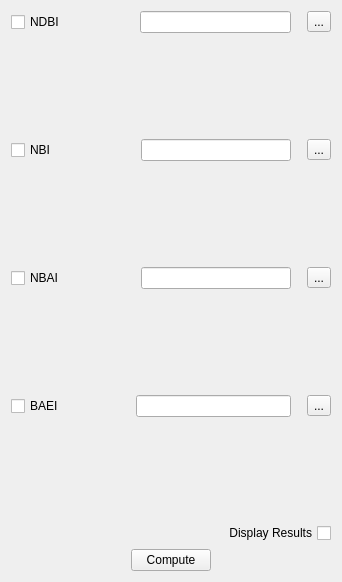
         <widget class="QWidget" name="tab_6">
          <attribute name="title">
           <string>Building</string>
          </attribute>
          <layout class="QGridLayout" name="gridLayout_32">
           <item row="0" column="0">
            <layout class="QGridLayout" name="gridLayout_31">
             <item row="0" column="0">
              <layout class="QHBoxLayout" name="horizontalLayout_40">
               <item>
                <widget class="QCheckBox" name="checkBox_NDBI">
                 <property name="text">
                  <string>NDBI</string>
                 </property>
                </widget>
               </item>
               <item>
                <widget class="QPushButton" name="pushButton_12">
                 <property name="toolTip">
                  <string>&lt;!DOCTYPE HTML PUBLIC &quot;-//W3C//DTD HTML 4.0//EN&quot; &quot;http://www.w3.org/TR/REC-html40/strict.dtd&quot;&gt;
&lt;html&gt;&lt;head&gt;&lt;meta name=&quot;qrichtext&quot; content=&quot;1&quot; /&gt;&lt;style type=&quot;text/css&quot;&gt;
p, li { white-space: pre-wrap; }
&lt;/style&gt;&lt;/head&gt;&lt;body style=&quot; font-family:'MS Shell Dlg 2'; font-size:8pt; font-weight:400; font-style:normal;&quot;&gt;
&lt;p style=&quot; margin-top:0px; margin-bottom:0px; margin-left:0px; margin-right:0px; -qt-block-indent:0; text-indent:0px;&quot;&gt;&lt;span style=&quot; font-family:'Consolas','Courier New','monospace'; font-size:10pt; color:#000000;&quot;&gt;-----------------------&lt;/span&gt;&lt;/p&gt;
&lt;p style=&quot; margin-top:0px; margin-bottom:0px; margin-left:0px; margin-right:0px; -qt-block-indent:0; text-indent:0px;&quot;&gt;&lt;span style=&quot; font-family:'Consolas','Courier New','monospace'; font-size:10pt; color:#000000;&quot;&gt;(SWIR2-NIR)/(SWIR2+NIR) &lt;/span&gt;&lt;/p&gt;
&lt;p style=&quot; margin-top:0px; margin-bottom:0px; margin-left:0px; margin-right:0px; -qt-block-indent:0; text-indent:0px;&quot;&gt;&lt;span style=&quot; font-family:'Consolas','Courier New','monospace'; font-size:10pt; color:#000000;&quot;&gt;-----------------------&lt;/span&gt;&lt;/p&gt;&lt;/body&gt;&lt;/html&gt;

</string>
                 </property>
                 <property name="text">
                  <string/>
                 </property>
                 <property name="icon">
                  <iconset>
                   <normaloff>info.png</normaloff>info.png</iconset>
                 </property>
                 <property name="flat">
                  <bool>true</bool>
                 </property>
                </widget>
               </item>
               <item>
                <spacer name="horizontalSpacer_41">
                 <property name="orientation">
                  <enum>Qt::Horizontal</enum>
                 </property>
                 <property name="sizeType">
                  <enum>QSizePolicy::Fixed</enum>
                 </property>
                 <property name="sizeHint" stdset="0">
                  <size>
                   <width>23</width>
                   <height>20</height>
                  </size>
                 </property>
                </spacer>
               </item>
               <item>
                <widget class="QLineEdit" name="lineEdit_NDBI"/>
               </item>
               <item>
                <spacer name="horizontalSpacer_42">
                 <property name="orientation">
                  <enum>Qt::Horizontal</enum>
                 </property>
                 <property name="sizeType">
                  <enum>QSizePolicy::Fixed</enum>
                 </property>
                 <property name="sizeHint" stdset="0">
                  <size>
                   <width>10</width>
                   <height>20</height>
                  </size>
                 </property>
                </spacer>
               </item>
               <item>
                <widget class="QToolButton" name="toolButton_NDBI">
                 <property name="text">
                  <string>...</string>
                 </property>
                </widget>
               </item>
              </layout>
             </item>
             <item row="4" column="0">
              <layout class="QHBoxLayout" name="horizontalLayout_49">
               <item>
                <widget class="QCheckBox" name="checkBox_NBAI">
                 <property name="text">
                  <string>NBAI</string>
                 </property>
                </widget>
               </item>
               <item>
                <widget class="QPushButton" name="pushButton_14">
                 <property name="toolTip">
                  <string>&lt;!DOCTYPE HTML PUBLIC &quot;-//W3C//DTD HTML 4.0//EN&quot; &quot;http://www.w3.org/TR/REC-html40/strict.dtd&quot;&gt;
&lt;html&gt;&lt;head&gt;&lt;meta name=&quot;qrichtext&quot; content=&quot;1&quot; /&gt;&lt;style type=&quot;text/css&quot;&gt;
p, li { white-space: pre-wrap; }
&lt;/style&gt;&lt;/head&gt;&lt;body style=&quot; font-family:'MS Shell Dlg 2'; font-size:8pt; font-weight:400; font-style:normal;&quot;&gt;
&lt;p style=&quot; margin-top:0px; margin-bottom:0px; margin-left:0px; margin-right:0px; -qt-block-indent:0; text-indent:0px;&quot;&gt;&lt;span style=&quot; font-family:'Consolas','Courier New','monospace'; font-size:10pt; color:#000000;&quot;&gt;-------------------------------------------&lt;/span&gt;&lt;/p&gt;
&lt;p style=&quot; margin-top:0px; margin-bottom:0px; margin-left:0px; margin-right:0px; -qt-block-indent:0; text-indent:0px;&quot;&gt;&lt;span style=&quot; font-family:'Consolas','Courier New','monospace'; font-size:10pt; color:#000000;&quot;&gt;[(SWIR2-SWIR1)/GREEN]/[(SWIR2+SWIR1)/GREEN] &lt;/span&gt;&lt;/p&gt;
&lt;p style=&quot; margin-top:0px; margin-bottom:0px; margin-left:0px; margin-right:0px; -qt-block-indent:0; text-indent:0px;&quot;&gt;&lt;span style=&quot; font-family:'Consolas','Courier New','monospace'; font-size:10pt; color:#000000;&quot;&gt;-------------------------------------------&lt;/span&gt;&lt;/p&gt;&lt;/body&gt;&lt;/html&gt;
</string>
                 </property>
                 <property name="text">
                  <string/>
                 </property>
                 <property name="icon">
                  <iconset>
                   <normaloff>info.png</normaloff>info.png</iconset>
                 </property>
                 <property name="flat">
                  <bool>true</bool>
                 </property>
                </widget>
               </item>
               <item>
                <spacer name="horizontalSpacer_52">
                 <property name="orientation">
                  <enum>Qt::Horizontal</enum>
                 </property>
                 <property name="sizeType">
                  <enum>QSizePolicy::Fixed</enum>
                 </property>
                 <property name="sizeHint" stdset="0">
                  <size>
                   <width>25</width>
                   <height>20</height>
                  </size>
                 </property>
                </spacer>
               </item>
               <item>
                <widget class="QLineEdit" name="lineEdit_NBAI"/>
               </item>
               <item>
                <spacer name="horizontalSpacer_53">
                 <property name="orientation">
                  <enum>Qt::Horizontal</enum>
                 </property>
                 <property name="sizeType">
                  <enum>QSizePolicy::Fixed</enum>
                 </property>
                 <property name="sizeHint" stdset="0">
                  <size>
                   <width>10</width>
                   <height>20</height>
                  </size>
                 </property>
                </spacer>
               </item>
               <item>
                <widget class="QToolButton" name="toolButton_NBAI">
                 <property name="text">
                  <string>...</string>
                 </property>
                </widget>
               </item>
              </layout>
             </item>
             <item row="7" column="0">
              <spacer name="verticalSpacer_26">
               <property name="orientation">
                <enum>Qt::Vertical</enum>
               </property>
               <property name="sizeType">
                <enum>QSizePolicy::Fixed</enum>
               </property>
               <property name="sizeHint" stdset="0">
                <size>
                 <width>20</width>
                 <height>100</height>
                </size>
               </property>
              </spacer>
             </item>
             <item row="6" column="0">
              <layout class="QHBoxLayout" name="horizontalLayout_47">
               <item>
                <widget class="QCheckBox" name="checkBox_BAEI">
                 <property name="text">
                  <string>BAEI</string>
                 </property>
                </widget>
               </item>
               <item>
                <widget class="QPushButton" name="pushButton_15">
                 <property name="toolTip">
                  <string>&lt;!DOCTYPE HTML PUBLIC &quot;-//W3C//DTD HTML 4.0//EN&quot; &quot;http://www.w3.org/TR/REC-html40/strict.dtd&quot;&gt;
&lt;html&gt;&lt;head&gt;&lt;meta name=&quot;qrichtext&quot; content=&quot;1&quot; /&gt;&lt;style type=&quot;text/css&quot;&gt;
p, li { white-space: pre-wrap; }
&lt;/style&gt;&lt;/head&gt;&lt;body style=&quot; font-family:'MS Shell Dlg 2'; font-size:8pt; font-weight:400; font-style:normal;&quot;&gt;
&lt;p style=&quot; margin-top:0px; margin-bottom:0px; margin-left:0px; margin-right:0px; -qt-block-indent:0; text-indent:0px;&quot;&gt;&lt;span style=&quot; font-family:'Consolas','Courier New','monospace'; font-size:10pt; color:#000000;&quot;&gt;-------------------------&lt;/span&gt;&lt;/p&gt;
&lt;p style=&quot; margin-top:0px; margin-bottom:0px; margin-left:0px; margin-right:0px; -qt-block-indent:0; text-indent:0px;&quot;&gt;&lt;span style=&quot; font-family:'Consolas','Courier New','monospace'; font-size:10pt; color:#000000;&quot;&gt;(RED+0.3)/(GREEN + SWIR1) &lt;/span&gt;&lt;/p&gt;
&lt;p style=&quot; margin-top:0px; margin-bottom:0px; margin-left:0px; margin-right:0px; -qt-block-indent:0; text-indent:0px;&quot;&gt;&lt;span style=&quot; font-family:'Consolas','Courier New','monospace'; font-size:10pt; color:#000000;&quot;&gt;-------------------------&lt;/span&gt;&lt;/p&gt;&lt;/body&gt;&lt;/html&gt;</string>
                 </property>
                 <property name="text">
                  <string/>
                 </property>
                 <property name="icon">
                  <iconset>
                   <normaloff>info.png</normaloff>info.png</iconset>
                 </property>
                 <property name="flat">
                  <bool>true</bool>
                 </property>
                </widget>
               </item>
               <item>
                <spacer name="horizontalSpacer_48">
                 <property name="orientation">
                  <enum>Qt::Horizontal</enum>
                 </property>
                 <property name="sizeType">
                  <enum>QSizePolicy::Fixed</enum>
                 </property>
                 <property name="sizeHint" stdset="0">
                  <size>
                   <width>20</width>
                   <height>20</height>
                  </size>
                 </property>
                </spacer>
               </item>
               <item>
                <widget class="QLineEdit" name="lineEdit_BAEI"/>
               </item>
               <item>
                <spacer name="horizontalSpacer_49">
                 <property name="orientation">
                  <enum>Qt::Horizontal</enum>
                 </property>
                 <property name="sizeType">
                  <enum>QSizePolicy::Fixed</enum>
                 </property>
                 <property name="sizeHint" stdset="0">
                  <size>
                   <width>10</width>
                   <height>20</height>
                  </size>
                 </property>
                </spacer>
               </item>
               <item>
                <widget class="QToolButton" name="toolButton_BAEI">
                 <property name="text">
                  <string>...</string>
                 </property>
                </widget>
               </item>
              </layout>
             </item>
             <item row="9" column="0">
              <layout class="QHBoxLayout" name="horizontalLayout_42">
               <item>
                <spacer name="horizontalSpacer_46">
                 <property name="orientation">
                  <enum>Qt::Horizontal</enum>
                 </property>
                 <property name="sizeType">
                  <enum>QSizePolicy::Fixed</enum>
                 </property>
                 <property name="sizeHint" stdset="0">
                  <size>
                   <width>120</width>
                   <height>20</height>
                  </size>
                 </property>
                </spacer>
               </item>
               <item>
                <widget class="QPushButton" name="pushButton_building">
                 <property name="enabled">
                  <bool>true</bool>
                 </property>
                 <property name="text">
                  <string>Compute</string>
                 </property>
                </widget>
               </item>
               <item>
                <spacer name="horizontalSpacer_47">
                 <property name="orientation">
                  <enum>Qt::Horizontal</enum>
                 </property>
                 <property name="sizeType">
                  <enum>QSizePolicy::Fixed</enum>
                 </property>
                 <property name="sizeHint" stdset="0">
                  <size>
                   <width>120</width>
                   <height>20</height>
                  </size>
                 </property>
                </spacer>
               </item>
              </layout>
             </item>
             <item row="2" column="0">
              <layout class="QHBoxLayout" name="horizontalLayout_48">
               <item>
                <widget class="QCheckBox" name="checkBox_NBI">
                 <property name="text">
                  <string>NBI</string>
                 </property>
                </widget>
               </item>
               <item>
                <widget class="QPushButton" name="pushButton_13">
                 <property name="toolTip">
                  <string>&lt;!DOCTYPE HTML PUBLIC &quot;-//W3C//DTD HTML 4.0//EN&quot; &quot;http://www.w3.org/TR/REC-html40/strict.dtd&quot;&gt;
&lt;html&gt;&lt;head&gt;&lt;meta name=&quot;qrichtext&quot; content=&quot;1&quot; /&gt;&lt;style type=&quot;text/css&quot;&gt;
p, li { white-space: pre-wrap; }
&lt;/style&gt;&lt;/head&gt;&lt;body style=&quot; font-family:'MS Shell Dlg 2'; font-size:8pt; font-weight:400; font-style:normal;&quot;&gt;
&lt;p style=&quot; margin-top:0px; margin-bottom:0px; margin-left:0px; margin-right:0px; -qt-block-indent:0; text-indent:0px;&quot;&gt;&lt;span style=&quot; font-family:'Consolas','Courier New','monospace'; font-size:10pt; color:#000000;&quot;&gt;-----------------&lt;/span&gt;&lt;/p&gt;
&lt;p style=&quot; margin-top:0px; margin-bottom:0px; margin-left:0px; margin-right:0px; -qt-block-indent:0; text-indent:0px;&quot;&gt;&lt;span style=&quot; font-family:'Consolas','Courier New','monospace'; font-size:10pt; color:#000000;&quot;&gt;(SWIR2*RED)/(NIR) &lt;/span&gt;&lt;/p&gt;
&lt;p style=&quot; margin-top:0px; margin-bottom:0px; margin-left:0px; margin-right:0px; -qt-block-indent:0; text-indent:0px;&quot;&gt;&lt;span style=&quot; font-family:'Consolas','Courier New','monospace'; font-size:10pt; color:#000000;&quot;&gt;-----------------&lt;/span&gt;&lt;/p&gt;&lt;/body&gt;&lt;/html&gt;

</string>
                 </property>
                 <property name="text">
                  <string/>
                 </property>
                 <property name="icon">
                  <iconset>
                   <normaloff>info.png</normaloff>info.png</iconset>
                 </property>
                 <property name="flat">
                  <bool>true</bool>
                 </property>
                </widget>
               </item>
               <item>
                <spacer name="horizontalSpacer_50">
                 <property name="orientation">
                  <enum>Qt::Horizontal</enum>
                 </property>
                 <property name="sizeType">
                  <enum>QSizePolicy::Fixed</enum>
                 </property>
                 <property name="sizeHint" stdset="0">
                  <size>
                   <width>33</width>
                   <height>20</height>
                  </size>
                 </property>
                </spacer>
               </item>
               <item>
                <widget class="QLineEdit" name="lineEdit_NBI"/>
               </item>
               <item>
                <spacer name="horizontalSpacer_51">
                 <property name="orientation">
                  <enum>Qt::Horizontal</enum>
                 </property>
                 <property name="sizeType">
                  <enum>QSizePolicy::Fixed</enum>
                 </property>
                 <property name="sizeHint" stdset="0">
                  <size>
                   <width>10</width>
                   <height>20</height>
                  </size>
                 </property>
                </spacer>
               </item>
               <item>
                <widget class="QToolButton" name="toolButton_NBI">
                 <property name="text">
                  <string>...</string>
                 </property>
                </widget>
               </item>
              </layout>
             </item>
             <item row="8" column="0">
              <layout class="QHBoxLayout" name="horizontalLayout_50">
               <item>
                <spacer name="horizontalSpacer_54">
                 <property name="orientation">
                  <enum>Qt::Horizontal</enum>
                 </property>
                 <property name="sizeHint" stdset="0">
                  <size>
                   <width>60</width>
                   <height>20</height>
                  </size>
                 </property>
                </spacer>
               </item>
               <item alignment="Qt::AlignRight">
                <widget class="QCheckBox" name="checkBox_building">
                 <property name="layoutDirection">
                  <enum>Qt::RightToLeft</enum>
                 </property>
                 <property name="text">
                  <string>Display Results</string>
                 </property>
                </widget>
               </item>
              </layout>
             </item>
             <item row="1" column="0">
              <spacer name="verticalSpacer_24">
               <property name="orientation">
                <enum>Qt::Vertical</enum>
               </property>
               <property name="sizeType">
                <enum>QSizePolicy::Fixed</enum>
               </property>
               <property name="sizeHint" stdset="0">
                <size>
                 <width>20</width>
                 <height>100</height>
                </size>
               </property>
              </spacer>
             </item>
             <item row="5" column="0">
              <spacer name="verticalSpacer_23">
               <property name="orientation">
                <enum>Qt::Vertical</enum>
               </property>
               <property name="sizeType">
                <enum>QSizePolicy::Fixed</enum>
               </property>
               <property name="sizeHint" stdset="0">
                <size>
                 <width>20</width>
                 <height>100</height>
                </size>
               </property>
              </spacer>
             </item>
             <item row="3" column="0">
              <spacer name="verticalSpacer_25">
               <property name="orientation">
                <enum>Qt::Vertical</enum>
               </property>
               <property name="sizeType">
                <enum>QSizePolicy::Fixed</enum>
               </property>
               <property name="sizeHint" stdset="0">
                <size>
                 <width>20</width>
                 <height>100</height>
                </size>
               </property>
              </spacer>
             </item>
            </layout>
           </item>
          </layout>
         </widget>
